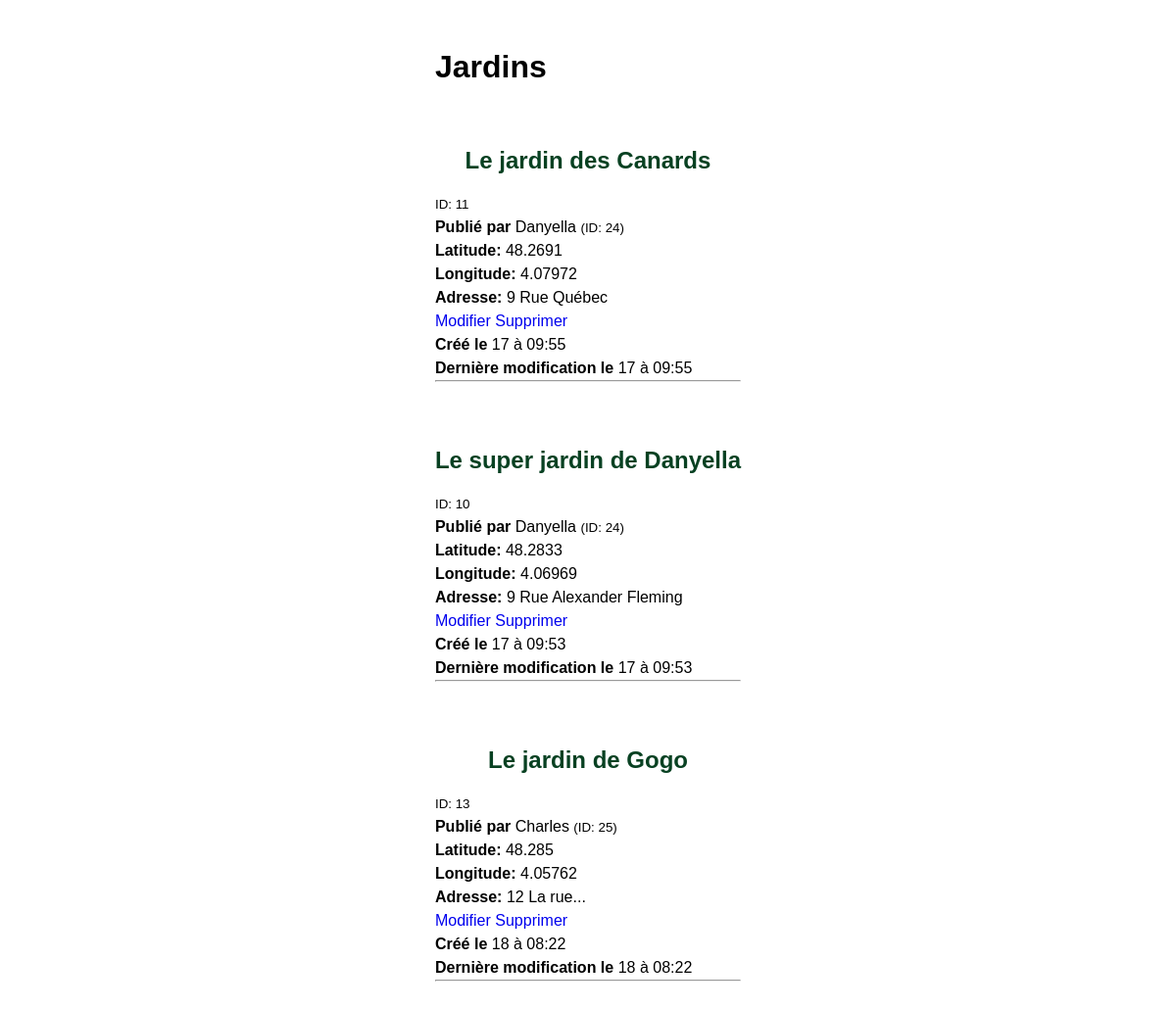
The app's page /admin/gardens.php with its own data.
### tables this page shows
CREATE TABLE `gardens` (
  `garden_id` int(11) NOT NULL AUTO_INCREMENT,
  `garden_name` varchar(30) NOT NULL,
  `garden_lat` float NOT NULL,
  `garden_long` float NOT NULL,
  `garden_street_name` varchar(80) NOT NULL,
  `garden_street_number` char(6) NOT NULL,
  `garden_size` float NOT NULL,
  `garden_n_plots` int(11) NOT NULL,
  `_user_reserving` longtext DEFAULT NULL,
  `garden_is_added_by_user` tinyint(1) NOT NULL,
  `_user_id` int(11) DEFAULT NULL,
  `garden_created_at` timestamp NOT NULL DEFAULT current_timestamp(),
  `garden_last_updated_at` timestamp NOT NULL DEFAULT current_timestamp() ON UPDATE current_timestamp(),
  PRIMARY KEY (`garden_id`)
);

CREATE TABLE `users` (
  `user_id` int(11) NOT NULL AUTO_INCREMENT,
  `user_uuid` varchar(27) NOT NULL,
  `user_last_name` varchar(50) NOT NULL,
  `user_first_name` varchar(50) NOT NULL,
  `user_nickname` varchar(42) DEFAULT NULL,
  `user_display_name` tinyint(10) unsigned NOT NULL DEFAULT 0,
  `user_pronouns` varchar(40) DEFAULT NULL,
  `user_email` varchar(128) NOT NULL,
  `user_password_hash` varchar(60) NOT NULL,
  `user_gender` varchar(2) NOT NULL,
  `user_biography` tinytext DEFAULT NULL,
  `user_validated` tinyint(1) NOT NULL DEFAULT 0,
  `user_validation_token` varchar(60) DEFAULT NULL,
  `user_profile_picture_filename` varchar(60) NOT NULL DEFAULT '000',
  `user_created_at` timestamp NOT NULL DEFAULT current_timestamp(),
  `user_last_updated_at` timestamp NOT NULL DEFAULT current_timestamp() ON UPDATE current_timestamp(),
  PRIMARY KEY (`user_id`),
  UNIQUE KEY `user_email` (`user_email`),
  UNIQUE KEY `user_uuid` (`user_uuid`)
);

### utils/path_utils.inc.php (called while the page is built, shortened)
<?php
function separate_path(string $path): string
{
    return implode(DIRECTORY_SEPARATOR, explode('/', $path));
}
function root_path(string $path): string
{
    return __ROOT__ . DIRECTORY_SEPARATOR . separate_path($path);
}
function assets_path(string $path, ?bool $is_pfp = false): string
{
    $file_assets_path = 'assets/' . $path;
    $file_dist_path = 'dist/' . $path;
    $file_extension = pathinfo($path, PATHINFO_EXTENSION);
    $file_name_or_path = pathinfo($path, PATHINFO_FILENAME);
    $minified_filename = $file_name_or_path . '.min.' . $file_extension;
    $minified_file_path = 'dist/' . $minified_filename;
    if (file_exists(root_path($minified_file_path)))
    {
        return SITE_URL . '/' . $minified_file_path;
    } elseif (file_exists(root_path($file_dist_path)))
    {
        return SITE_URL . '/' . $file_dist_path;
    } elseif (file_exists(root_path($file_assets_path)))
    {
        return SITE_URL . '/' . $file_assets_path;
    }
    $size = explode('_', $path);
    $size_str = $size[array_key_last($size)];
    return assets_path('pfp/001_' . $size_str);
}

### utils/db_utils.inc.php (called while the page is built, shortened)
<?php
function db_connect(): PDO|false
{
    try
    {
        $db = new PDO(
            'mysql:host=' . DB_HOST . ';dbname=' . DB_NAME . ';charset=UTF8;',
            DB_USER,
            DB_PWD
        );
        $db->query('SET NAMES utf8;');
        return $db;
    } catch (PDOException $err)
    {
        error_log($err);
        return false;
    }
}
function user_by_id(int $id, ?PDO $db = null, DBActions $action = DBActions::SELECT): array|bool
{
    if (is_null($db)) $db = db_connect();
    try
    {
        if ($action === DBActions::SELECT)
        {
            $stmt = $db->prepare('SELECT * FROM `users` WHERE user_id = :id');
            $stmt->bindParam(':id', $id, PDO::PARAM_INT);
            $stmt->execute();
            return $stmt->fetch(PDO::FETCH_ASSOC);
        } elseif ($action === DBActions::DELETE) {
            $stmt = $db->prepare('DELETE FROM `users` WHERE user_id = :id');
            $stmt->bindParam(':id', $id, PDO::PARAM_INT);
            $stmt->execute();
            return true;
        }
    } catch (PDOException $err)
    {
        error_log($err);
        return false;
    }
}
function get_gardens(?PDO $db = null): array|bool
{
    if (is_null($db)) $db = db_connect();
    try
    {
        $stmt = $db->prepare('SELECT * FROM `gardens`');
        $stmt->execute();
        return $stmt->fetchAll(PDO::FETCH_ASSOC);
    } catch (PDOException $err)
    {
        error_log($err);
        return false;
    }
}

### admin/gardens.php (the view, shortened to what this page needs)
<?php declare(strict_types = 1);
$gardens = get_gardens();
?>
<!DOCTYPE html>
<html lang="en">
<head>
    <link rel="stylesheet" href="<?= assets_path('css/styles.css') ?>">
</head>
<body style="display: flex; justify-content: center; min-height: 100vh;">
    <main style="height: fit-content;">
    <h1>Jardins</h1>
    <br>
    <br>
<?php foreach($gardens as $garden):
    $created_at = date_create($garden['garden_created_at']);
    $day          = date_format($created_at, 'd');
    $month        = date_format($created_at, 'M');
    $hour         = date_format($created_at, 'H:i');
    $created_at_date = $day . ' ' . $months[$month] . ' à ' . $hour;
    $updated_at = date_create($garden['garden_created_at']);
    $day          = date_format($updated_at, 'd');
    $month        = date_format($updated_at, 'M');
    $hour         = date_format($updated_at, 'H:i');
    $updated_at_date = $day . ' ' . $months[$month] . ' à ' . $hour;
    $owner = user_by_id($garden['_user_id']);
?>
    <h2><?= $garden['garden_name'] ?></h2>
    <small>ID: <?= $garden['garden_id'] ?></small>
    <p>
        <b>Publié par</b>
        <?= $owner['user_first_name'] ?>
        <small>(ID: <?= $owner['user_id'] ?>)</small>
    </p>
    <p>
        <b>Latitude:</b> <?= $garden['garden_lat'] ?><br>
        <b>Longitude:</b> <?= $garden['garden_long'] ?><br>
        <b>Adresse:</b> <?= $garden['garden_street_number'] . ' ' . $garden['garden_street_name'] ?><br>
    </p>
    <a href="/gestion/gardens_edit.php?id=<?= $garden['garden_id'] ?>">Modifier</a>
    <a href="/gestion/gardens_delete.php?id=<?= $garden['garden_id'] ?>">Supprimer</a>
    <footer>
        <b>Créé le</b> <?= $created_at_date ?><br>
        <b>Dernière modification le</b> <?= $updated_at_date ?>
    </footer>
    <hr>
    <br>
    <br>
<?php endforeach ?>
    </main>
</body>
</html>

### assets/css/styles.css (style rules this page uses)
body { font-family: system-ui, -apple-system, BlinkMacSystemFont, 'Segoe UI', Roboto, Oxygen, Ubuntu, Cantarell, 'Open Sans', 'Helvetica Neue', sans-serif; line-height: 1.5; }
h1, h2, h3, h4, h5, h6 { line-height: 1; }
*, *::after, *::before { margin: 0; box-sizing: border-box; }
main { margin: 2em 2em 0; }
* { margin: 0; padding: 0; box-sizing: border-box; font-family: 'Poppins', sans-serif; list-style: none; text-decoration: none; }
h2 { color: #084122; padding: 20px 0; text-align: center; }
main { padding: 20px; }

### records on screen
gardens: garden_name "Le jardin des Canards", garden_id "11", users.user_first_name "Danyella", users.user_id "24", garden_lat "48.2691", garden_long "4.07972", garden_street_number "9", garden_street_name "Rue Québec", garden_created_at "17 à 09:55"
gardens: garden_name "Le super jardin de Danyella", garden_id "10", users.user_first_name "Danyella", users.user_id "24", garden_lat "48.2833", garden_long "4.06969", garden_street_number "9", garden_street_name "Rue Alexander Fleming", garden_created_at "17 à 09:53"
gardens: garden_name "Le jardin de Gogo", garden_id "13", users.user_first_name "Charles", users.user_id "25", garden_lat "48.285", garden_long "4.05762", garden_street_number "12", garden_street_name "La rue...", garden_created_at "18 à 08:22"
